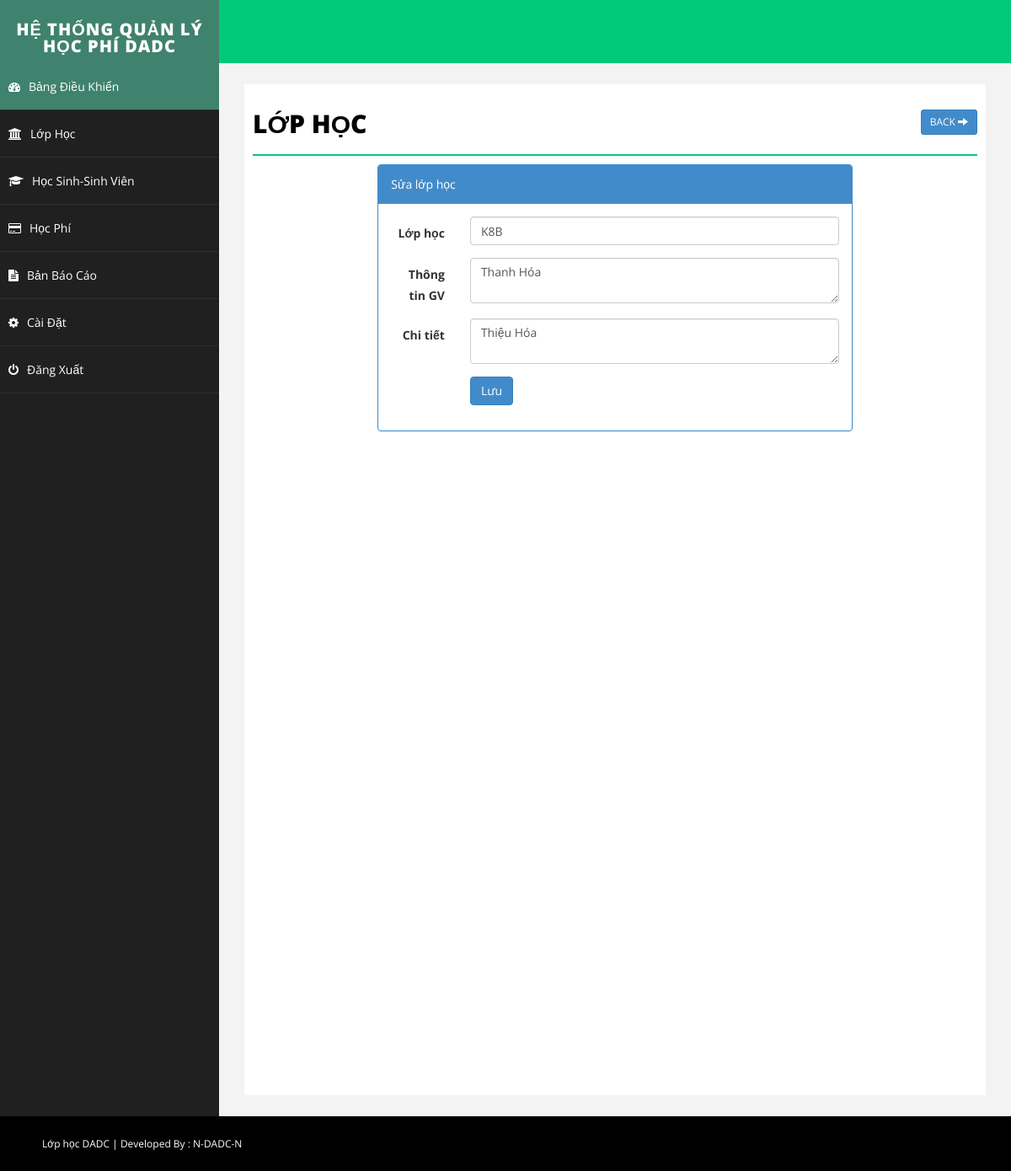
Page /branch.php?action=edit&id=5 (signed in) on the committed database.
### tables this page shows
CREATE TABLE `branch` (
  `id` int(255) NOT NULL,
  `branch` varchar(255) NOT NULL,
  `address` text NOT NULL,
  `detail` text NOT NULL,
  `delete_status` enum('0','1') NOT NULL DEFAULT '0'
);

### branch.php (the view, shortened to what this page needs)
<?php
include("php/dbconnect.php");
$branch='';
$address='';
$detail = '';
$action = "add";
if(isset($_GET['action']) && $_GET['action']=="edit" ){
$id = isset($_GET['id'])?mysqli_real_escape_string($conn,$_GET['id']):'';
$sqlEdit = $conn->query("SELECT * FROM branch WHERE id='".$id."'");
if($sqlEdit->num_rows)
{
$rowsEdit = $sqlEdit->fetch_assoc();
extract($rowsEdit);
$action = "update";
}else
{
$_GET['action']="";
}
}
?>
<!DOCTYPE html>
<html xmlns="http://www.w3.org/1999/xhtml">
<head>
    <link href="css/bootstrap.css" rel="stylesheet" />
    <link href="css/font-awesome.css" rel="stylesheet" />
    <link href="css/basic.css" rel="stylesheet" />
    <link href="css/custom.css" rel="stylesheet" />
</head>
<?php
include("php/header.php");
?>
        <div id="page-wrapper">
            <div id="page-inner">
                <div class="row">
                    <div class="col-md-12">
                        <h1 class="page-head-line">Lớp học
						<?php
						echo (isset($_GET['action']) && @$_GET['action']=="add" || @$_GET['action']=="edit")?
						' <a href="branch.php" class="btn btn-primary btn-sm pull-right">Back <i class="glyphicon glyphicon-arrow-right"></i></a>':'<a href="branch.php?action=add" class="btn btn-primary btn-sm pull-right"><i class="glyphicon glyphicon-plus"></i> Thêm </a>';
						?>
						</h1>
                    </div>
                </div>
        <?php
		 if(isset($_GET['action']) && @$_GET['action']=="add" || @$_GET['action']=="edit")
		 {
		?>
                <div class="row">
                    <div class="col-sm-8 col-sm-offset-2">
               <div class="panel panel-primary">
                        <div class="panel-heading">
                           <?php echo ($action=="add")? "Thêm lớp học": "Sửa lớp học"; ?>
                        </div>
						<form action="branch.php" method="post" id="signupForm1" class="form-horizontal">
                        <div class="panel-body">
						<div class="form-group">
								<label class="col-sm-2 control-label" for="Old">Lớp học </label>
								<div class="col-sm-10">
									<input type="text" class="form-control" id="branch" name="branch" value="<?php echo $branch;?>"  />
								</div>
							</div>
							<div class="form-group">
								<label class="col-sm-2 control-label" for="Password">Thông tin GV </label>
								<div class="col-sm-10">
	                        <textarea class="form-control" id="address" name="address"><?php echo $address;?></textarea >
								</div>
							</div>
							<div class="form-group">
								<label class="col-sm-2 control-label" for="Confirm"> Chi tiết</label>
								<div class="col-sm-10">
									    <textarea class="form-control" name="detail" id="detail"><?php echo $detail;?></textarea >
								</div>
							</div>
						<div class="form-group">
								<div class="col-sm-8 col-sm-offset-2">
									<button type="submit" name="save" class="btn btn-primary">Lưu </button>
								</div>
							</div>
                         </div>
							</form>
                        </div>
                            </div>
                </div>
		<?php
		}
		?>
            </div>
        </div>
    </div>
    <div id="footer-sec">
       Lớp học DADC | Developed By : <a href="http://DADC.qlsv.com/" target="_blank">N-DADC-N</a>
    </div>
</body>
</html>

### css/basic.css (style rules this page uses)
body { font-family: 'Open Sans', sans-serif; line-height:25px; }
#page-wrapper { padding: 15px 15px; min-height: 600px; background: #F3F3F3; }
#page-inner { width: 100%; margin: 10px 20px 10px 0px; background-color: #fff!important; padding: 10px; min-height: 1200px; }
.page-head-line { font-size: 30px; text-transform: uppercase; color: #000; font-weight: 800; padding-bottom: 20px; border-bottom: 2px solid #00CA79; margin-bottom: 10px; }
#footer-sec { background-color:#000; padding:20px 50px; color:#fff; font-size:12px; }
#footer-sec a { color:#fff; }
@media (min-width:768px) { #page-wrapper { margin: 0 0 0 260px; padding: 15px 30px; min-height: 1200px; } }

### rows in the picture
branch: branch "K8B", address "Thanh Hóa", detail "Thiệu Hóa"
